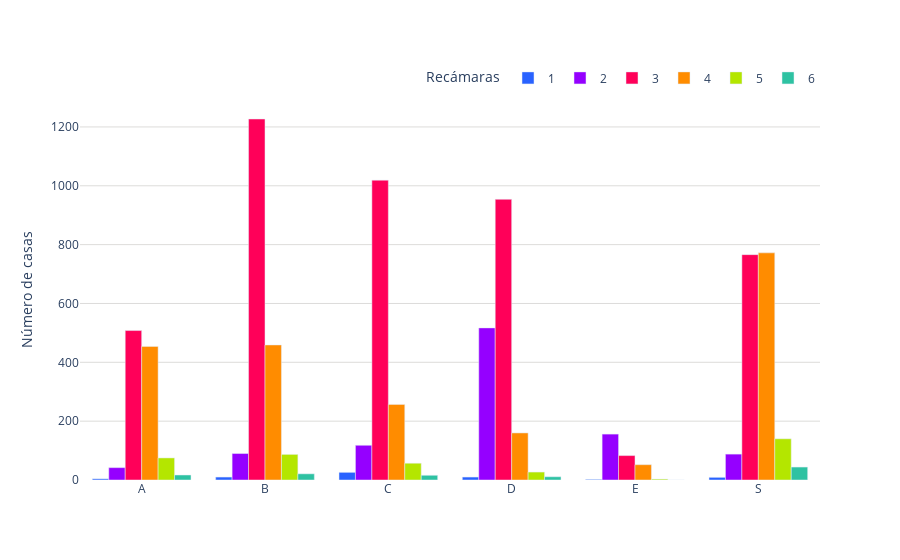

Write notebook code for a chart like this one.
### Code cell
def sumar_tablas(dataframes_list):
    tabla_suma = None
    
    for df in dataframes_list:
        tabla_actual = df.groupby(['recamaras', 'segmento']).size().unstack(fill_value=0)
        
        if tabla_suma is None:
            tabla_suma = tabla_actual
        else:
            tabla_suma = tabla_suma.add(tabla_actual, fill_value=0)
    
    print("Tabla general de frecuencia:")
    print(tabla_suma)
    
    fig = graficar_tabla(tabla_suma)
    
    # Guardar la gráfica como archivo HTML
    guardar_grafico_como_html(fig, 'grafica_distrecamaras_pachuca', carpeta='graficas')
    
    return fig

def graficar_tabla(tabla):
    segmentos = tabla.index
    banos = tabla.columns
    
    fig = go.Figure()
    
    colores = ['#2962ff', '#9500ff', '#ff0059', '#ff8c00', '#b4e600', '#2EC2A2','#F79CB9']
    for i, segmento in enumerate(segmentos):
        color = colores[i % len(colores)]
        fig.add_trace(go.Bar(
            x=banos,
            y=tabla.loc[segmento],
            name=segmento,
            marker_color=color
        ))
    
    
    fig.update_layout(
        #title="M2 de Terreno",
        #xaxis_title="Rango de M2",
        yaxis=dict(
            title='Número de casas',
            gridcolor='#dddcda', # Color de las líneas que dividen los rangos del eje Y
            gridwidth=1,
        ),
        legend_title="Recámaras",
        barmode='group',
        legend=dict(
            orientation='h',  # Orientación horizontal de la leyenda
            yanchor='bottom',  # Anclar al borde inferior
            y=1.02,  # Colocar la leyenda justo debajo del gráfico
            xanchor='right',
            x=1
        ),
        plot_bgcolor='rgba(0,0,0,0)',  # Color de fondo del gráfico
    )
    
    fig.show()    
    return fig

def guardar_grafico_como_html(fig, nombre_archivo, carpeta='graficas'):
    # Crear la carpeta si no existe
    if not os.path.exists(carpeta):
        os.makedirs(carpeta)
    
    # Guardar la gráfica como archivo HTML en la carpeta especificada
    pio.write_html(fig, f'{carpeta}/{nombre_archivo}.html')
    #pio.write_html(fig, f'{carpeta}/{nombre_archivo}.png')

# Llamar a la función sumar_tablas con la lista de DataFrames como argumento
fig = sumar_tablas(dataframes_list)

### Figure 1 — Plotly figure (JSON) as saved in the notebook; plotly's stock layout.template omitted (floating-point values rounded to 4 significant figures)
{"data": [{"marker": {"color": "#2962ff"}, "name": "1", "type": "bar", "x": ["A", "B", "C", "D", "E", "S"], "y": [4, 10, 26, 10, 2, 9]}, {"marker": {"color": "#9500ff"}, "name": "2", "type": "bar", "x": ["A", "B", "C", "D", "E", "S"], "y": [42, 90, 118, 517, 156, 88]}, {"marker": {"color": "#ff0059"}, "name": "3", "type": "bar", "x": ["A", "B", "C", "D", "E", "S"], "y": [508, 1227, 1019, 954, 83, 766]}, {"marker": {"color": "#ff8c00"}, "name": "4", "type": "bar", "x": ["A", "B", "C", "D", "E", "S"], "y": [454, 459, 257, 160, 52, 772]}, {"marker": {"color": "#b4e600"}, "name": "5", "type": "bar", "x": ["A", "B", "C", "D", "E", "S"], "y": [75, 87, 57, 27, 3, 140]}, {"marker": {"color": "#2EC2A2"}, "name": "6", "type": "bar", "x": ["A", "B", "C", "D", "E", "S"], "y": [17, 21, 16, 11, 0, 44]}], "layout": {"barmode": "group", "legend": {"orientation": "h", "title": {"text": "Recámaras"}, "x": 1, "xanchor": "right", "y": 1.02, "yanchor": "bottom"}, "plot_bgcolor": "rgba(0,0,0,0)", "yaxis": {"gridcolor": "#dddcda", "gridwidth": 1, "title": {"text": "Número de casas"}}}}
